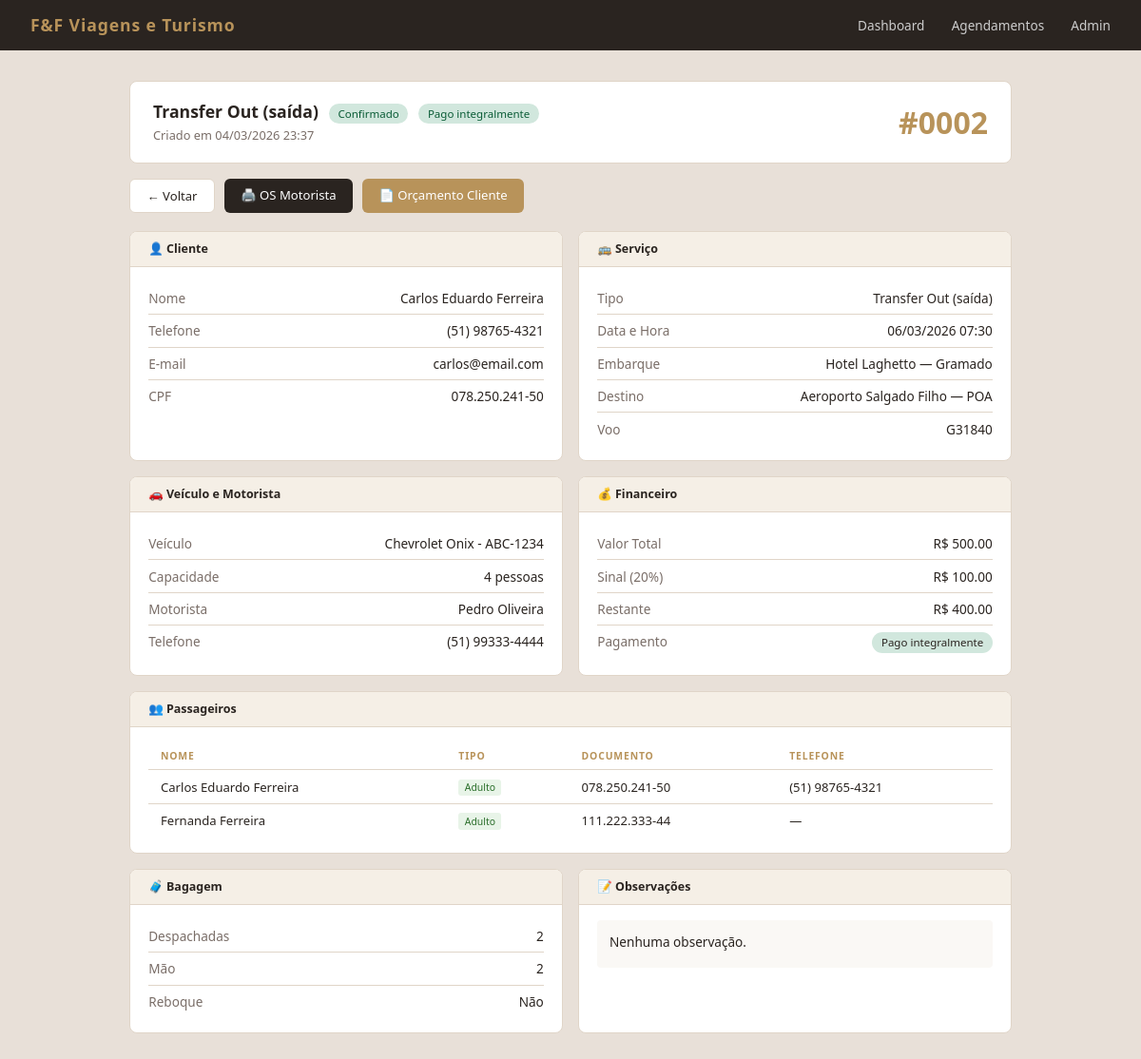
The app's page /agendamentos/2/ with its own data.
### agendamentos/models.py (models this page shows, shortened)
class Agendamento(models.Model):
    class TipoServico(models.TextChoices):
        TRANSFER_IN        = 'transfer_in',        'Transfer In (chegada)'
        TRANSFER_OUT       = 'transfer_out',        'Transfer Out (saída)'
        TRANSFER_IDA_VOLTA = 'transfer_ida_volta',  'Transfer Ida + Volta'
        CITY_TOUR          = 'city_tour',           'City Tour'
    class Status(models.TextChoices):
        PENDENTE   = 'pendente',   'Pendente'
        CONFIRMADO = 'confirmado', 'Confirmado'
        CONCLUIDO  = 'concluido',  'Concluído'
        CANCELADO  = 'cancelado',  'Cancelado'
    class Pagamento(models.TextChoices):
        PENDENTE = 'pendente', 'Pendente'
        PARCIAL  = 'parcial',  'Parcial (sinal pago)'
        PAGO     = 'pago',     'Pago integralmente'
    cliente   = models.ForeignKey(Cliente,   on_delete=models.PROTECT, related_name='agendamentos')
    veiculo   = models.ForeignKey(Veiculo,   on_delete=models.PROTECT, related_name='agendamentos')
    motorista = models.ForeignKey(Motorista, on_delete=models.PROTECT, related_name='agendamentos')
    passeio   = models.ForeignKey(Passeio,   on_delete=models.PROTECT, related_name='agendamentos', blank=True, null=True)
    tipo_servico      = models.CharField(max_length=30, choices=TipoServico.choices)
    data_hora         = models.DateTimeField()
    endereco_embarque = models.CharField(max_length=300)
    destino           = models.CharField(max_length=300)
    codigo_voo        = models.CharField(max_length=20, blank=True, null=True)
    num_adultos      = models.PositiveIntegerField(default=1)
    num_adolescentes = models.PositiveIntegerField(default=0)
    num_criancas     = models.PositiveIntegerField(default=0)
    malas_despachadas = models.PositiveIntegerField(default=0)
    malas_mao         = models.PositiveIntegerField(default=0)
    reboque           = models.BooleanField(default=False)
    valor_total  = models.DecimalField(max_digits=10, decimal_places=2)
    valor_sinal  = models.DecimalField(max_digits=10, decimal_places=2)
    status    = models.CharField(max_length=20, choices=Status.choices,    default=Status.PENDENTE)
    pagamento = models.CharField(max_length=20, choices=Pagamento.choices, default=Pagamento.PENDENTE)
    observacoes = models.TextField(blank=True)
    criado_em   = models.DateTimeField(auto_now_add=True)
    class Meta:
        verbose_name = 'Agendamento'
        verbose_name_plural = 'Agendamentos'
        ordering = ['-data_hora']
    @property
    def valor_restante(self):
        return self.valor_total - self.valor_sinal

class Passageiro(models.Model):
    class Tipo(models.TextChoices):
        ADULTO      = 'adulto',      'Adulto'
        ADOLESCENTE = 'adolescente', 'Adolescente'
        CRIANCA     = 'crianca',     'Criança'
    agendamento = models.ForeignKey(Agendamento, on_delete=models.CASCADE, related_name='passageiros')
    nome        = models.CharField(max_length=200)
    tipo        = models.CharField(max_length=20, choices=Tipo.choices, default=Tipo.ADULTO)
    documento   = models.CharField(max_length=30, blank=True, null=True)
    telefone    = models.CharField(max_length=20, blank=True, null=True)
    class Meta:
        verbose_name = 'Passageiro'
        verbose_name_plural = 'Passageiros'

### clientes/models.py (models this page shows)
class Cliente(models.Model):
    nome = models.CharField(max_length=150)
    telefone = models.CharField(max_length=20)
    email = models.EmailField(blank=True)
    cpf = models.CharField(max_length=14, unique=True, blank=True, null=True)
    criado_em = models.DateTimeField(auto_now_add=True)
    def __str__(self):
        return self.nome

### veiculos/models.py (models this page shows)
class Veiculo(models.Model):
    placa = models.CharField(max_length=10, unique=True)
    modelo = models.CharField(max_length=100)
    capacidade = models.PositiveIntegerField()
    ativo = models.BooleanField(default=True)
    def __str__(self):
        return f"{self.modelo} - {self.placa}"

### motoristas/models.py (models this page shows)
class Motorista(models.Model):
    TIPO_CHOICES = [
        ('proprio', 'Próprio F&F'),
        ('parceiro', 'Parceiro de Agência'),
        ('freelancer', 'Freelancer'),
    ]
    nome = models.CharField(max_length=150)
    telefone = models.CharField(max_length=20)
    cnh = models.CharField(max_length=20, unique=True)
    tipo = models.CharField(max_length=20, choices=TIPO_CHOICES)
    empresa = models.CharField(max_length=150, blank=True)
    ativo = models.BooleanField(default=True)
    def __str__(self):
        return self.nome

### agendamentos/views.py (the view)
# urls.py: path('<int:pk>/', views.agendamento_detalhe, name='detalhe'),
def agendamento_detalhe(request, pk):
    agendamento = Agendamento.objects.select_related(
        'cliente', 'veiculo', 'motorista', 'passeio'
    ).get(pk=pk)
    passageiros = agendamento.passageiros.all()
    return render(request, 'agendamentos/detalhe.html', {
        'agendamento': agendamento,
        'passageiros': passageiros,
        'empresa': settings.EMPRESA,
    })

### agendamentos/templates/agendamentos/detalhe.html (shortened to what this page needs)
<!DOCTYPE html>
<html lang="pt-BR">
<head>
</head>
<body>
  <div class="topbar">
    <h1>F&F Viagens e Turismo</h1>
    <nav>
      <a href="{% url 'agendamentos:dashboard' %}">Dashboard</a>
      <a href="{% url 'agendamentos:lista' %}">Agendamentos</a>
      <a href="/admin/">Admin</a>
    </nav>
  </div>
  <div class="container">
    <div class="os-header">
      <div class="os-titulo">
        <h2>
          {{ agendamento.get_tipo_servico_display }}
          <span class="badge badge-{{ agendamento.status }}">{{ agendamento.get_status_display }}</span>
          <span class="badge badge-{{ agendamento.pagamento }}">{{ agendamento.get_pagamento_display }}</span>
        </h2>
        <p>Criado em {{ agendamento.criado_em|date:"d/m/Y H:i" }}</p>
      </div>
      <div class="os-num">#{{ agendamento.pk|stringformat:"04d" }}</div>
    </div>
    <div class="acoes">
      <a href="{% url 'agendamentos:lista' %}" class="btn btn-outline">← Voltar</a>
      <a href="{% url 'agendamentos:os_motorista' agendamento.pk %}" class="btn btn-dark">🖨️ OS Motorista</a>
      <a href="{% url 'agendamentos:orcamento_turista' agendamento.pk %}" class="btn btn-gold">📄 Orçamento Cliente</a>
    </div>
    <div class="grid">
      <div class="panel">
        <div class="panel-header">👤 Cliente</div>
        <div class="panel-body">
          <div class="field-row"><label>Nome</label><span>{{ agendamento.cliente }}</span></div>
          <div class="field-row"><label>Telefone</label><span>{{ agendamento.cliente.telefone }}</span></div>
          <div class="field-row"><label>E-mail</label><span>{{ agendamento.cliente.email|default:"—" }}</span></div>
          <div class="field-row"><label>CPF</label><span>{{ agendamento.cliente.cpf|default:"—" }}</span></div>
        </div>
      </div>
      <div class="panel">
        <div class="panel-header">🚌 Serviço</div>
        <div class="panel-body">
          <div class="field-row"><label>Tipo</label><span>{{ agendamento.get_tipo_servico_display }}</span></div>
          <div class="field-row"><label>Data e Hora</label><span>{{ agendamento.data_hora|date:"d/m/Y H:i" }}</span></div>
          <div class="field-row"><label>Embarque</label><span>{{ agendamento.endereco_embarque }}</span></div>
          <div class="field-row"><label>Destino</label><span>{{ agendamento.destino }}</span></div>
          <div class="field-row"><label>Voo</label><span>{{ agendamento.codigo_voo|default:"—" }}</span></div>
        </div>
      </div>
      <div class="panel">
        <div class="panel-header">🚗 Veículo e Motorista</div>
        <div class="panel-body">
          <div class="field-row"><label>Veículo</label><span>{{ agendamento.veiculo }}</span></div>
          <div class="field-row"><label>Capacidade</label><span>{{ agendamento.veiculo.capacidade }} pessoas</span></div>
          <div class="field-row"><label>Motorista</label><span>{{ agendamento.motorista }}</span></div>
          <div class="field-row"><label>Telefone</label><span>{{ agendamento.motorista.telefone }}</span></div>
        </div>
      </div>
      <div class="panel">
        <div class="panel-header">💰 Financeiro</div>
        <div class="panel-body">
          <div class="field-row"><label>Valor Total</label><span>R$ {{ agendamento.valor_total }}</span></div>
          <div class="field-row"><label>Sinal (20%)</label><span>R$ {{ agendamento.valor_sinal }}</span></div>
          <div class="field-row"><label>Restante</label><span>R$ {{ agendamento.valor_restante }}</span></div>
          <div class="field-row"><label>Pagamento</label><span class="badge badge-{{ agendamento.pagamento }}">{{ agendamento.get_pagamento_display }}</span></div>
        </div>
      </div>
      <div class="panel grid-full">
        <div class="panel-header">👥 Passageiros</div>
        <div class="panel-body">
          <table>
            <thead>
              <tr>
                <th>Nome</th>
                <th>Tipo</th>
                <th>Documento</th>
                <th>Telefone</th>
              </tr>
            </thead>
            <tbody>
              {% for p in passageiros %}
              <tr>
                <td>{{ p.nome }}</td>
                <td><span class="tipo-badge {{ p.tipo }}">{{ p.get_tipo_display }}</span></td>
                <td>{{ p.documento|default:"—" }}</td>
                <td>{{ p.telefone|default:"—" }}</td>
              </tr>
              {% empty %}
              <tr><td colspan="4" style="color:var(--muted);text-align:center;padding:1rem">Nenhum passageiro cadastrado.</td></tr>
              {% endfor %}
            </tbody>
          </table>
        </div>
      </div>
      <div class="panel">
        <div class="panel-header">🧳 Bagagem</div>
        <div class="panel-body">
          <div class="field-row"><label>Despachadas</label><span>{{ agendamento.malas_despachadas }}</span></div>
          <div class="field-row"><label>Mão</label><span>{{ agendamento.malas_mao }}</span></div>
          <div class="field-row"><label>Reboque</label><span>{% if agendamento.reboque %}Sim{% else %}Não{% endif %}</span></div>
        </div>
      </div>
      <div class="panel">
        <div class="panel-header">📝 Observações</div>
        <div class="panel-body">
          <div class="obs">{{ agendamento.observacoes|default:"Nenhuma observação." }}</div>
        </div>
      </div>
    </div>
  </div>
</body>
</html>

### agendamentos/templates/agendamentos/detalhe.html (style rules this page uses)
* { box-sizing: border-box; margin: 0; padding: 0; }
:root { --gold: #b8935a; --gold-pale: #f5efe6; --ink: #2a2420; --muted: #7a6e68; --line: #e0d5c8; --bg: #faf8f5; }
body { font-family: 'Segoe UI', sans-serif; background: #e8e0d8; min-height: 100vh; }
.topbar { background: #2a2420; padding: .9rem 2rem; display: flex; align-items: center; justify-content: space-between; }
.topbar h1 { color: #b8935a; font-size: 1.1rem; letter-spacing: .05em; }
.topbar nav a { color: #ccc; text-decoration: none; font-size: .85rem; margin-left: 1.5rem; }
.container { max-width: 960px; margin: 2rem auto; padding: 0 1rem; }
.os-header { background: white; border-radius: 8px; border: 1px solid var(--line); padding: 1.2rem 1.5rem; margin-bottom: 1rem; display: flex; justify-content: space-between; align-items: center; }
.os-titulo h2 { font-size: 1.1rem; color: var(--ink); }
.os-titulo p { font-size: .8rem; color: var(--muted); margin-top: .2rem; }
.os-num { font-size: 2rem; font-weight: 700; color: var(--gold); }
.badge { display: inline-block; font-size: .72rem; padding: .2rem .6rem; border-radius: 20px; font-weight: 500; margin-left: .4rem; }
.badge-confirmado { background: #d1e7dd; color: #0a5c36; }
.badge-pago { background: #d1e7dd; color: #0a5c36; }
.acoes { display: flex; gap: .6rem; flex-wrap: wrap; margin-bottom: 1.2rem; }
.btn { display: inline-block; padding: .5rem 1.1rem; border-radius: 6px; font-size: .82rem; text-decoration: none; cursor: pointer; border: none; font-family: inherit; }
.btn-gold { background: var(--gold); color: white; }
.btn-dark { background: var(--ink); color: white; }
.btn-outline { background: white; color: var(--ink); border: 1px solid var(--line); }
.grid { display: grid; grid-template-columns: 1fr 1fr; gap: 1rem; margin-bottom: 1rem; }
.grid-full { grid-column: 1 / -1; }
.panel { background: white; border-radius: 8px; border: 1px solid var(--line); overflow: hidden; }
.panel-header { background: var(--gold-pale); padding: .6rem 1.2rem; border-bottom: 1px solid var(--line); font-size: .78rem; font-weight: 600; color: var(--ink); }
.panel-body { padding: 1rem 1.2rem; }
.field-row { display: flex; justify-content: space-between; padding: .45rem 0; border-bottom: 1px solid var(--line); font-size: .85rem; }
.field-row:last-child { border-bottom: none; }
.field-row label { color: var(--muted); }
.field-row span { color: var(--ink); font-weight: 500; text-align: right; max-width: 60%; }
table { width: 100%; border-collapse: collapse; }
th { padding: .45rem .8rem; text-align: left; font-size: .65rem; text-transform: uppercase; letter-spacing: .08em; color: var(--gold); border-bottom: 1px solid var(--line); }
td { padding: .5rem .8rem; font-size: .82rem; color: var(--ink); border-bottom: 1px solid var(--line); }
tr:last-child td { border-bottom: none; }
.tipo-badge { display: inline-block; font-size: .65rem; padding: .1rem .4rem; border-radius: 3px; }
.adulto { background: #e8f4e8; color: #2a6e2a; }
.obs { background: var(--bg); border-radius: 4px; padding: .8rem; font-size: .85rem; color: var(--ink); min-height: 50px; }

### records on screen
Agendamento: tipo_servico "Transfer Out (saída)", status "Confirmado", pagamento "Pago integralmente", criado_em "04/03/2026 23:37", pk "0002", cliente "Carlos Eduardo Ferreira", cliente.telefone "(51) 98765-4321", cliente.email "carlos@email.com", cliente.cpf "078.250.241-50", data_hora "06/03/2026 07:30", endereco_embarque "Hotel Laghetto — Gramado", destino "Aeroporto Salgado Filho — POA", codigo_voo "G31840", veiculo "Chevrolet Onix - ABC-1234", veiculo.capacidade "4", motorista "Pedro Oliveira", motorista.telefone "(51) 99333-4444", valor_total "500.00", valor_sinal "100.00", valor_restante "400.00", malas_despachadas "2", malas_mao "2", observacoes "Nenhuma observação."
Passageiro: nome "Carlos Eduardo Ferreira", tipo "Adulto", documento "078.250.241-50", telefone "(51) 98765-4321"
Passageiro: nome "Fernanda Ferreira", tipo "Adulto", documento "111.222.333-44", telefone "—"
